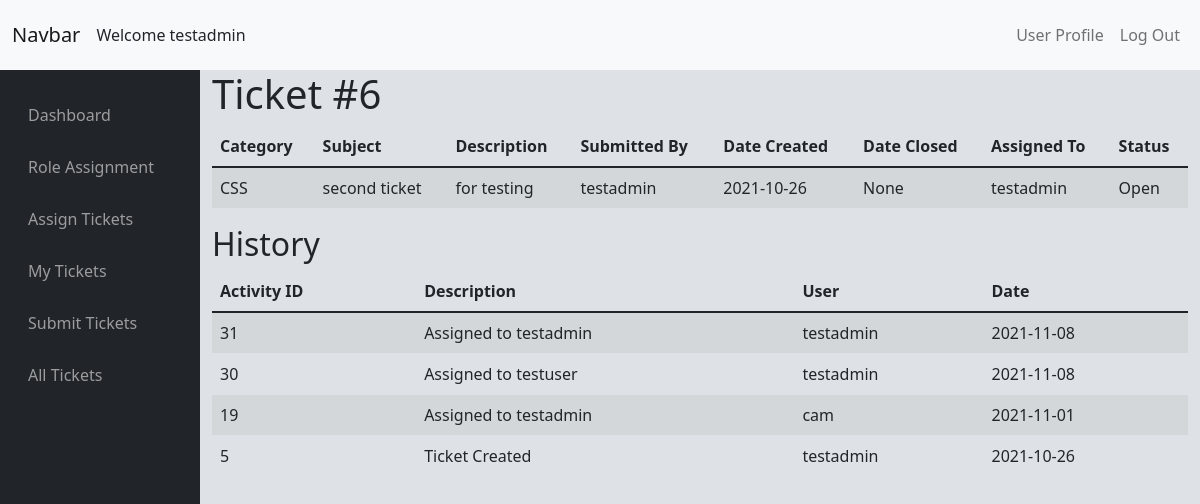
/issue/alltickets?id=6 (signed in), run on an earlier commit of the app's database.
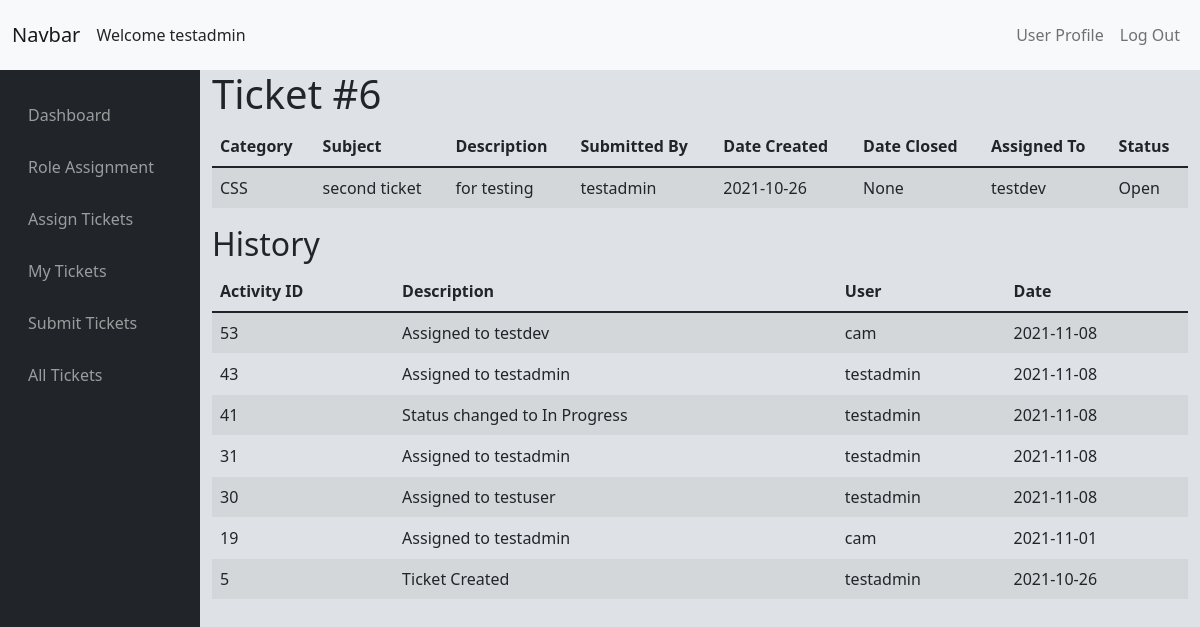
And on a later commit of the database.
### tables this page shows
CREATE TABLE "Issues" (
	"issue_id"	INTEGER UNIQUE,
	"issue_category"	TEXT,
	"issue_subject"	TEXT,
	"issue_description"	BLOB,
	"submitter_id"	TEXT,
	"user_assigned_to"	TEXT,
	"date_created"	DATE,
	"issue_status"	TEXT,
	"date_closed"	DATE,
	PRIMARY KEY("issue_id" AUTOINCREMENT)
);

CREATE TABLE "Activity" (
	"activity_id"	INTEGER,
	"issue_id"	INTEGER NOT NULL,
	"activity_description"	TEXT NOT NULL,
	"user_id"	TEXT NOT NULL,
	"activity_date"	INTEGER,
	FOREIGN KEY("user_id") REFERENCES "Users"("Username"),
	PRIMARY KEY("activity_id" AUTOINCREMENT)
);

### issueTrackerViews.py (the view)
@issueTrack.route('/alltickets')
@login_required
def alltickets():
    if not request.args.get('id'):
        tickets = return_query("SELECT * FROM Issues")
        return render_template('alltickets.html', tickets=tickets)
    else:
        ticketData = return_query("SELECT * FROM Issues WHERE issue_id = ?", (request.args.get('id'),))
        activityData = return_query("SELECT * FROM Activity WHERE issue_id = ?", (request.args.get('id'),))
        activityData.reverse()
        return render_template('ticketupdate.html', canUpdate=0, activityData=activityData, ticketData=ticketData[0])

### SQLhelpers.py (called while the page is built)
def SQL_connect():
    connection = sqlite3.connect(db)
    connection.row_factory = dict_factory
    return connection

def dict_factory(cursor, row):
    d = {}
    for idx, col in enumerate(cursor.description):
        d[col[0]] = row[idx]
    return d

def return_query(query, options=[]):
    connection = SQL_connect()
    cursor = connection.cursor()
    try:
        if len(options) == 0:
            result = cursor.execute(query)
        else:
            result = cursor.execute(query, options)
        result = result.fetchall()
        return result
    except Exception as err:
        print(f"Error: '{err}'")
    cursor.close()
    connection.close()

### app.py (called while the page is built)
@app.after_request
def after_request(response):
    response.headers["Cache-Control"] = "no-cache, no-store, must-revalidate"
    response.headers["Expires"] = 0
    response.headers["Pragma"] = "no-cache"
    return response

### helpers.py (called while the page is built)
def login_required(f):
    @wraps(f)
    def decorated_function(*args, **kwargs):
        if session.get("user_id") is None:
            return redirect(url_for(".login"))
        return f(*args, **kwargs)
    return decorated_function

### templates/ticketupdate.html (shortened to what this page needs)
{% extends "layout.html" %}
{% block main %}
<div>
    <div class='justify-content-center align-items-center'>
        <p class='h1' id="ticketHeading">Ticket #{{ticketData.issue_id}}</p>
    </div>
    <div>
        <table class="table table-striped table-hover">
        <thead>
            <tr>
                <th>Category</th>
                <th>Subject</th>
                <th>Description</th>
                <th>Submitted By</th>
                <th>Date Created</th>
                <th>Date Closed</th>
                <th>Assigned To</th>
                <th>Status</th>
            </tr>
        </thead>
        <tbody>
            <tr id="ticket_{{ticketData.id}}">
                <td>{{ ticketData.issue_category }}</td>
                <td>{{ ticketData.issue_subject }}</td>
                <td>{{ ticketData.issue_description }}</td>
                <td>{{ ticketData.submitter_id }}</td>
                <td>{{ ticketData.date_created }}</td>
                <td>{{ ticketData.date_closed }}</td>
                <td>{{ ticketData.user_assigned_to }}</td>
                <td>{{ ticketData.issue_status }}</td>
            </tr>
        </tbody>
        </table>
    </div>
    <div>
        <h2>History</h2>
            <table class="table table-striped table-hover" id='table1'>
        <thead>
            <tr>
                <th onclick="sortTable(0)">Activity ID</th>
                <th onclick='sortTable(1)'>Description</th>
                <th onclick='sortTable(2)'>User</th>
                <th onclick='sortTable(3)'>Date</th>
            </tr>
        </thead>
        <tbody>
            {% for i in activityData %}
            <tr id="ticket_{{i.id}}">
                <td>{{ i.activity_id }}</td>
                <td>{{ i.activity_description }}</td>
                <td>{{ i.user_id }}</td>
                <td>{{ i.activity_date }}</td>
            </tr>
            {% endfor %}
        </tbody>
    </table>
    </div>
</div>
{% endblock %}

What changed in the data, as far as the page shows it:
changed Issues "CSS": user_assigned_to "testadmin" → "testdev"
added Activity: activity_id "53", activity_description "Assigned to testdev", user_id "cam", activity_date "2021-11-08"
added Activity: activity_id "43", activity_description "Assigned to testadmin", user_id "testadmin", activity_date "2021-11-08"
added Activity: activity_id "41", activity_description "Status changed to In Progress", user_id "testadmin", activity_date "2021-11-08"
